Frame 1 (no input): blank canvas, image omitted
Frame 60 (no input): blank canvas, image omitted
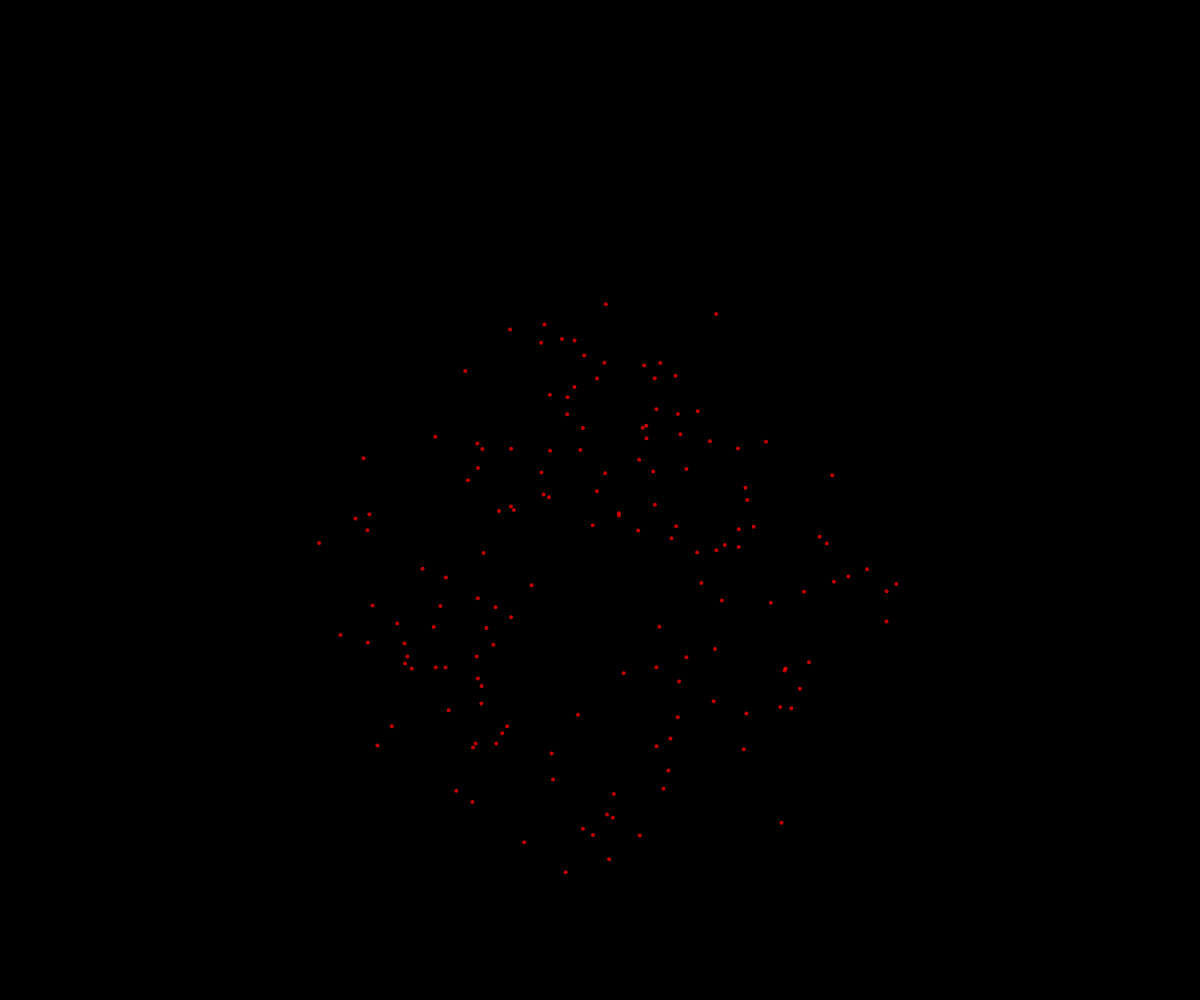
Frame 120 (the mouse pressed at the canvas centre since frame 60)

The p5.js sketch whose frames 1 and 60 were blank and that drew this single picture after the mouse press (run headless with seeded random() and noise() and a simulated clock; from frame 60 on, the mouse is pressed at the canvas centre):

// p5.js sketch
// ── sketch.js
// Fireworks OOP Demo

class Particle {
  constructor(x, y) {
    this.x = x;
    this.y = y;

    let angle = random(0, 359);
    angle = deg2rad(angle);

    this.dx = Math.sin(angle) * random(1, 5);
    this.dy = -Math.cos(angle) * random(1, 5);

    this.radius = 2;

    this.color = [255, 0, 0, 255];
  }

  display() {
    noStroke();

    fill(this.color);
    circle(this.x, this.y, this.radius * 2);
  }

  update() {
    this.x += this.dx;
    this.y += this.dy;

    this.dy += 0.05;

    this.color[3]--;
  }

  isDead() {
    return this.color[3] <= 0;
  }
}

const PARTICLE_COUNT = 150;

let theFireworks = [];

function setup() {
  createCanvas(windowWidth, windowHeight);
}

function draw() {
  background(0);

  for (let firework of theFireworks) {
    if (firework.isDead()) {
      let i = theFireworks.indexOf(firework);
      theFireworks.splice(i, 1);
    }
    else {
      firework.update();
      firework.display();
    }
  }
}

function mousePressed() {
  for (let i = 0; i < PARTICLE_COUNT; i++) {
    let f = new Particle(mouseX, mouseY);

    theFireworks.push(f);
  }
}

function deg2rad(angle) {
  return angle * Math.PI / 180;
}
